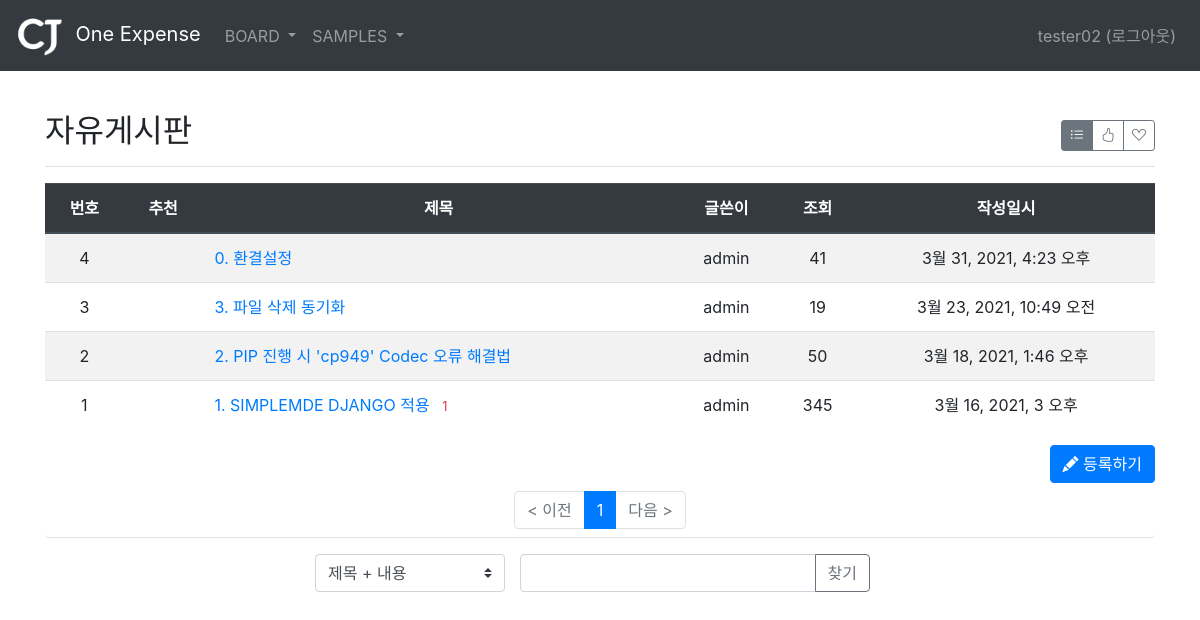
The app's page /board/board/2/ (signed in) with its own data.
### common/models.py (models this page shows)
class Menu(models.Model):
    title = models.CharField(max_length=50)
    remark = models.TextField()
    sort_no = models.IntegerField()

### board/models.py (models this page shows, shortened)
class Board(models.Model):
    menu = models.ForeignKey(Menu, on_delete=models.CASCADE, related_name='menu_board')
    author = models.ForeignKey(User, on_delete=models.CASCADE, related_name='author_board')
    subject = models.CharField(max_length=200)
    content = models.TextField()
    hit_count = models.IntegerField(default=0)
    create_date = models.DateTimeField()
    modify_date = models.DateTimeField(null=True, blank=True)
    voter = models.ManyToManyField(User, related_name='voter_board')

### board/views/base_views.py (the view, shortened to what this page needs)
# urls.py: path('board/<int:menu_id>/', base_views.list, name='list'),
@login_required(login_url='common:login')
def list(request, menu_id):
    page = request.GET.get('page', '1')  # 페이지
    op = request.GET.get('op', 'a')  # 검색기준
    kw = request.GET.get('kw', '')  # 검색어
    so = request.GET.get('so', 'recent')  # 정렬기준
    if so == 'recommend':
        board_list = Board.objects.filter(menu=menu_id).annotate(num_voter=Count('voter')).order_by('-num_voter', '-create_date')
    elif so == 'popular':
        board_list = Board.objects.filter(menu=menu_id).annotate(num_reply=Count('reply')).order_by('-num_reply', '-create_date')
    else:  # recent
        board_list = Board.objects.filter(menu=menu_id).order_by('-create_date')
    print('-----------------------------')
    print(op)
    paginator = Paginator(board_list, 10)  # 페이지당 10개씩 보여주기
    page_obj = paginator.get_page(page)
    menu = Menu.objects.get(id=menu_id)
    context = {'board_list': page_obj, 'page': page, 'kw': kw, 'so': so, 'op': op, 'menu': menu}
    return render(request, 'board/board_list.html', context)

### board/templatetags/board_filter.py (called while the page is built)
@register.filter
def sub(value, arg):
    return value - arg

### templates/board/board_list.html (shortened to what this page needs)
{% extends 'base.html' %}
{% load board_filter %}
{% block content %}
<div class="container my-3" style="padding-top:80px">
    <div class="d-flex justify-content-between flex-wrap flex-md-nowrap align-items-center pt-3 pb-2 mb-3 border-bottom py-2">
		<h1 class="h2">{{ menu.title }}</h1>
		<div class="btn-toolbar mb-2 mb-md-0">
            <div class="btn-group" role="group">
                <button type="button" class="btn btn-sm btn-outline-secondary so {% if so == 'recent' %}active{% endif %}" data-so="recent"  data-original-title="최신순">
                    <i class="bi bi-list-ul"></i>
                </button>
                <button type="button" class="btn btn-sm btn-outline-secondary so {% if so == 'recommend' %}active{% endif %}" data-so="recommend" data-original-title="추천순">
                    <i class="bi bi-hand-thumbs-up"></i>
                </button>
                <button type="button" class="btn btn-sm btn-outline-secondary so {% if so == 'popular' %}active{% endif %}" data-so="popular" data-original-title="인기순">
                    <i class="bi bi-suit-heart"></i>
                </button>
            </div>
		</div>
	</div>
    <table class="table table-striped">
        <thead>
        <tr class="text-center thead-dark">
            <th class="text-center">번호</th>
            <th class="text-center">추천</th>
            <th class="text-center">제목</th>
            <th class="text-center">글쓴이</th>
            <th class="text-center">조회</th>
            <th class="text-center">작성일시</th>
        </tr>
        </thead>
        <tbody>
        {% if board_list %}
        {% for board in board_list %}
        <tr class="text-center">
            <td>
                {{ board_list.paginator.count|sub:board_list.start_index|sub:forloop.counter0|add:1 }}
            </td>
            <td>
            </td>
            <td class="text-left">
                <a href="{% url 'board:detail' board.id %}">{{ board.subject }}</a>
                {% if board.reply_set.count > 0 %}
                <span class="text-danger small ml-2">{{ board.reply_set.count }}</span>
                {% endif %}
            </td>
            <td>{{ board.author.username }}</td>
            <td>{{ board.hit_count }}</td>
            <td>{{ board.create_date }}</td>
        </tr>
        {% endfor %}
        {% else %}
        <tr>
            <td colspan="6" class="text-center">게시물이 없습니다.</td>
        </tr>
        {% endif %}
        </tbody>
    </table>
    <div class="btn-toolbar justify-content-end">
        <a href="{% url 'board:board_create' menu.id %}" class="btn btn-primary"><i class="bi bi-pencil-fill"></i> 등록하기</a>
    </div>
    <ul class="pagination justify-content-center border-bottom py-2">
        {% if board_list.has_previous %}
        <li class="page-item">
           <a class="page-link" data-page="{{ board_list.previous_page_number }}" href="#">< 이전</a>
        </li>
        {% else %}
        <li class="page-item disabled">
            <a class="page-link" tabindex="-1" aria-disabled="true" href="#">< 이전</a>
        </li>
        {% endif %}
        {% for page_number in board_list.paginator.page_range %}
            {% if page_number >= board_list.number|add:-5 and page_number <= board_list.number|add:5 %}
                {% if page_number == board_list.number %}
                <li class="page-item active" aria-current="page">
                    <a class="page-link" data-page="{{ page_number }}" href="#">{{ page_number }}</a>
                </li>
                {% else %}
                <li class="page-item">
                    <a class="page-link" data-page="{{ page_number }}" href="#">{{ page_number }}</a>
                </li>
                {% endif %}
            {% endif %}
        {% endfor %}
        {% if board_list.has_next %}
        <li class="page-item">
            <a class="page-link" data-page="{{ board_list.next_page_number }}" href="#">다음 ></a>
        </li>
        {% else %}
        <li class="page-item disabled">
            <a class="page-link" tabindex="-1" aria-disabled="true" href="#">다음 ></a>
        </li>
        {% endif %}
    </ul>
    <div class="row justify-content-center my-3">
        <select id="options" class="col-2 custom-select d-block">
            <option value="a" {% if op == 'a' %}selected{% endif %}>제목 + 내용</option>
        </select>
        <div class="col-4 input-group">
            <input type="text" class="form-control kw" value="{{ kw|default_if_none:'' }}">
            <div class="input-group-append">
                <button class="btn btn-outline-secondary" type="button" id="btn_search">찾기</button>
            </div>
        </div>
    </div>
</div>
{% endblock %}

### templates/navbar.html (shortened to what this page needs)
{% load static %}
<header>
    <nav class="navbar navbar-expand-md navbar-dark fixed-top bg-dark">
        <a class="navbar-brand" href="/">
            <img src="{% static '/images/logo_cj_white.png' %}" class="img-fluid" style="height:45px; padding-right:5px"> One Expense
        </a>
        <div class="collapse navbar-collapse" id="navbarCollapse">
            <ul class="navbar-nav mr-auto">
                <li class="nav-item dropdown">
                    {% if user.is_authenticated %}
                    <a class="nav-link dropdown-toggle" href="{% url 'board:list' 1 %}" data-toggle="dropdown"> BOARD </a>
                    {% endif %}
                </li>
                <li class="nav-item dropdown">
                    {% if user.is_authenticated %}
                    <a class="nav-link dropdown-toggle" href="{% url 'board:list' 1 %}" data-toggle="dropdown"> SAMPLES </a>
                    {% endif %}
                </li>
            </ul>
            <ul class="navbar-nav">
                <li class="nav-item">
                    {% if user.is_authenticated %}
                    <a class="nav-link" href="{% url 'common:logout' %}">{{ user.username }} (로그아웃)</a>
                    {% else %}
                    <a class="nav-link" href="{% url 'common:login' %}">로그인</a>
                    {% endif %}
                </li>
            </ul>
        </div>
    </nav>
</header>

### records on screen
Menu: title "자유게시판"
Board: paginator.count|sub "4", subject "0. 환결설정", author.username "admin", hit_count "41", create_date "3월 31, 2021, 4:23 오후"
Board: paginator.count|sub "3", subject "3. 파일 삭제 동기화", author.username "admin", hit_count "19", create_date "3월 23, 2021, 10:49 오전"
Board: paginator.count|sub "2", subject "2. PIP 진행 시 'cp949' Codec 오류 해결법", author.username "admin", hit_count "50", create_date "3월 18, 2021, 1:46 오후"
Board: paginator.count|sub "1", subject "1. SIMPLEMDE DJANGO 적용", reply_set.count "1", author.username "admin", hit_count "345", create_date "3월 16, 2021, 3 오후"

### other values on screen
{{ user.username }} "tester02"
{{ page_number }} "1"
